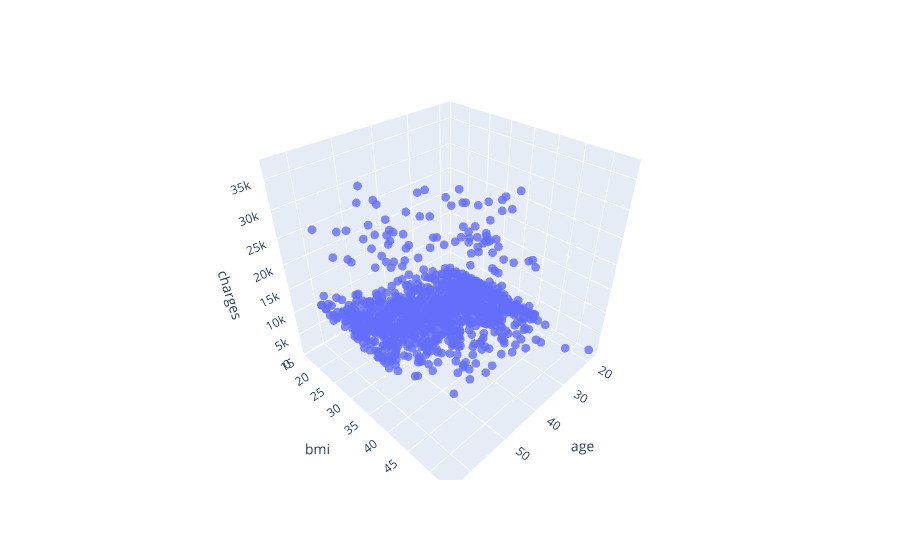

Write notebook code for a chart like this one.
### Markdown cell above
* We can also visualize the relationship on the 3D scatter plot for all 3 variables: 'age', 'bmi', and 'charges'.

### Code cell
fig = px.scatter_3d(
    non_smoker_df,
    x='age',
    y='bmi',
    z='charges'
)
fig.update_traces(marker_size=3, marker_opacity=0.8)
fig.show()

### Figure 1 — Plotly figure (JSON) as saved in the notebook; plotly's stock layout.template omitted (floating-point values rounded to 4 significant figures; data arrays with more than 128 entries replaced by an {"elided": "..."} marker saying what was removed)
{"data": [{"hovertemplate": "age=%{x}<br>bmi=%{y}<br>charges=%{z}<extra></extra>", "legendgroup": "", "marker": {"color": "#636efa", "opacity": 0.8, "size": 3, "symbol": "circle"}, "mode": "markers", "name": "", "scene": "scene", "showlegend": false, "type": "scatter3d", "x": {"elided": "1064 int values"}, "y": {"elided": "1064 float values"}, "z": {"elided": "1064 float values"}}], "layout": {"legend": {"tracegroupgap": 0}, "margin": {"t": 60}, "scene": {"domain": {"x": [0, 1], "y": [0, 1]}, "xaxis": {"title": {"text": "age"}}, "yaxis": {"title": {"text": "bmi"}}, "zaxis": {"title": {"text": "charges"}}}}}
